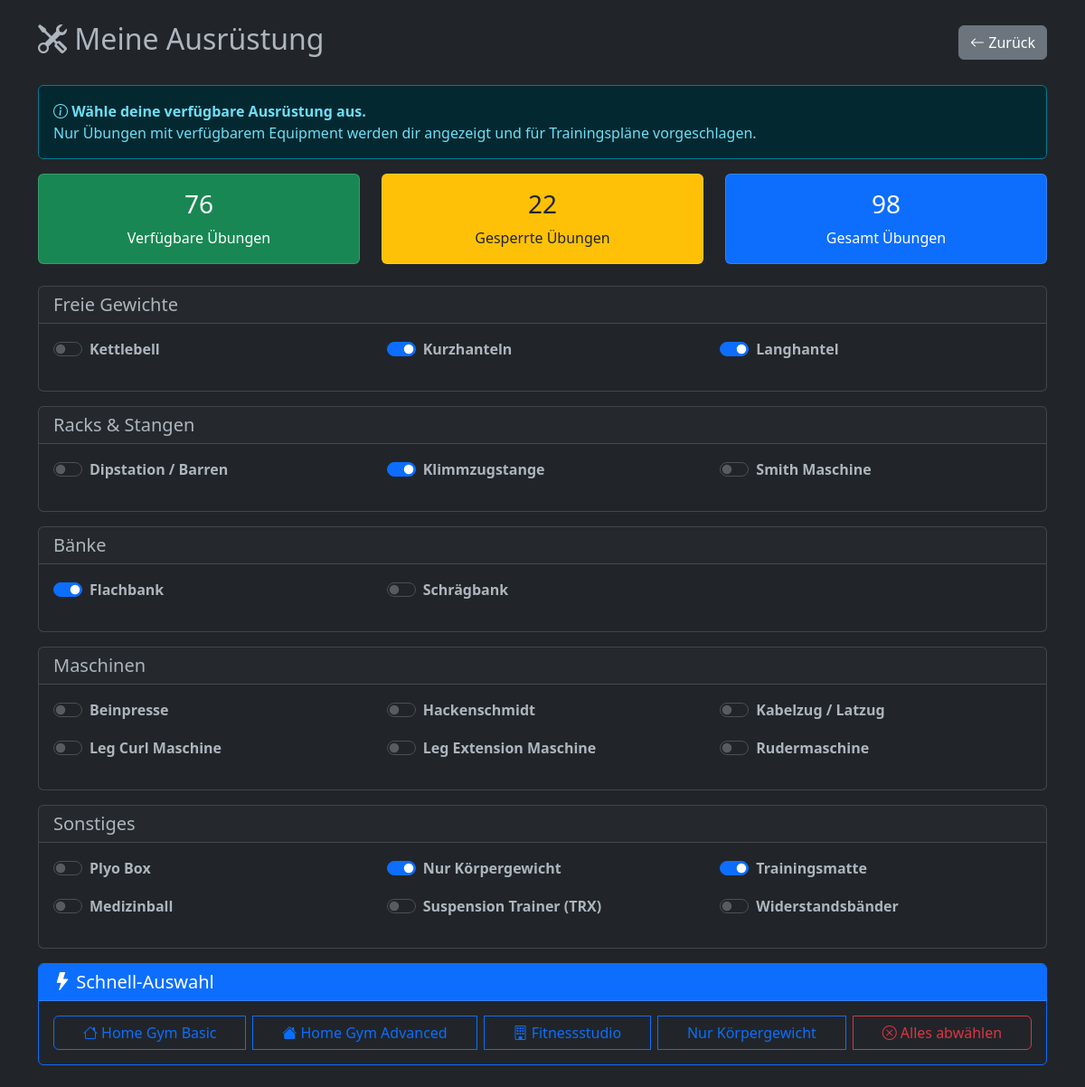
The app's page /equipment/ (signed in) with its own data.
### core/models.py (models this page shows)
class Equipment(models.Model):
    name = models.CharField(max_length=50, choices=EQUIPMENT_CHOICES, unique=True, verbose_name="Equipment")
    beschreibung = models.TextField(blank=True, verbose_name="Beschreibung")
    erstellt_am = models.DateTimeField(auto_now_add=True)
    users = models.ManyToManyField(User, related_name="verfuegbares_equipment", blank=True)
    def __str__(self):
        return self.get_name_display()
    class Meta:
        verbose_name = "Equipment"
        verbose_name_plural = "Equipment"
        ordering = ['name']

### core/views.py (the view)
# urls.py: path('equipment/', views.equipment_management, name='equipment_management'),
@login_required
def equipment_management(request):
    from .models import EQUIPMENT_CHOICES
    for eq_code, eq_name in EQUIPMENT_CHOICES:
        Equipment.objects.get_or_create(name=eq_code)
    all_equipment = Equipment.objects.all().order_by('name')
    user_equipment_ids = request.user.verfuegbares_equipment.values_list('id', flat=True)
    equipment_categories = {
        'Freie Gewichte': ['LANGHANTEL', 'KURZHANTEL', 'KETTLEBELL'],
        'Racks & Stangen': ['KLIMMZUG', 'DIP', 'SMITHMASCHINE'],
        'Bänke': ['BANK', 'SCHRAEGBANK'],
        'Maschinen': ['KABELZUG', 'BEINPRESSE', 'LEG_CURL', 'LEG_EXT', 'HACKENSCHMIDT', 'RUDERMASCHINE'],
        'Sonstiges': ['WIDERSTANDSBAND', 'SUSPENSION', 'MEDIZINBALL', 'BOXEN', 'MATTE', 'KOERPER'],
    }
    categorized_equipment = {}
    for category, eq_codes in equipment_categories.items():
        categorized_equipment[category] = all_equipment.filter(name__in=eq_codes)
    total_uebungen = Uebung.objects.count()
    if user_equipment_ids:
        available_uebungen = 0
        for uebung in Uebung.objects.prefetch_related('equipment'):
            required_eq = set(uebung.equipment.values_list('id', flat=True))
            if not required_eq or required_eq.issubset(set(user_equipment_ids)):
                available_uebungen += 1
    else:
        available_uebungen = Uebung.objects.filter(equipment__isnull=True).count()
    context = {
        'categorized_equipment': categorized_equipment,
        'user_equipment_ids': list(user_equipment_ids),
        'total_uebungen': total_uebungen,
        'available_uebungen': available_uebungen,
        'unavailable_uebungen': total_uebungen - available_uebungen,
    }
    return render(request, 'core/equipment_management.html', context)

### core/templates/core/equipment_management.html (shortened to what this page needs)
{% load static %}
{% load static %}<!doctype html>
<html lang="de" data-bs-theme="dark" id="htmlRoot">
  <head>
    <link href="https://cdn.jsdelivr.net/npm/bootstrap@5.3.0/dist/css/bootstrap.min.css" rel="stylesheet">
    <link rel="stylesheet" href="https://cdn.jsdelivr.net/npm/bootstrap-icons@1.10.0/font/bootstrap-icons.css">
  </head>
  <body>
<div class="container mt-4">
    <div class="row">
        <div class="col-12">
            <div class="d-flex justify-content-between align-items-center mb-4">
                <h2><i class="bi bi-tools"></i> Meine Ausrüstung</h2>
                <a href="{% url 'dashboard' %}" class="btn btn-secondary">
                    <i class="bi bi-arrow-left"></i> Zurück
                </a>
            </div>
            <div class="alert alert-info">
                <i class="bi bi-info-circle"></i>
                <strong>Wähle deine verfügbare Ausrüstung aus.</strong><br>
                Nur Übungen mit verfügbarem Equipment werden dir angezeigt und für Trainingspläne vorgeschlagen.
            </div>
            <div class="row mb-4">
                <div class="col-md-4">
                    <div class="card bg-success text-white">
                        <div class="card-body text-center">
                            <h3>{{ available_uebungen }}</h3>
                            <p class="mb-0">Verfügbare Übungen</p>
                        </div>
                    </div>
                </div>
                <div class="col-md-4">
                    <div class="card bg-warning text-dark">
                        <div class="card-body text-center">
                            <h3>{{ unavailable_uebungen }}</h3>
                            <p class="mb-0">Gesperrte Übungen</p>
                        </div>
                    </div>
                </div>
                <div class="col-md-4">
                    <div class="card bg-primary text-white">
                        <div class="card-body text-center">
                            <h3>{{ total_uebungen }}</h3>
                            <p class="mb-0">Gesamt Übungen</p>
                        </div>
                    </div>
                </div>
            </div>
            {% for category, equipment_list in categorized_equipment.items %}
            <div class="card mb-3">
                <div class="card-header">
                    <h5 class="mb-0">{{ category }}</h5>
                </div>
                <div class="card-body">
                    <div class="row">
                        {% for equipment in equipment_list %}
                        <div class="col-md-6 col-lg-4 mb-3">
                            <div class="form-check form-switch">
                                <input
                                    class="form-check-input equipment-toggle"
                                    type="checkbox"
                                    id="equipment_{{ equipment.id }}"
                                    data-equipment-id="{{ equipment.id }}"
                                    {% if equipment.id in user_equipment_ids %}checked{% endif %}
                                >
                                <label class="form-check-label" for="equipment_{{ equipment.id }}">
                                    <strong>{{ equipment }}</strong>
                                </label>
                            </div>
                        </div>
                        {% endfor %}
                    </div>
                </div>
            </div>
            {% endfor %}
            <div class="card border-primary mb-4">
                <div class="card-header bg-primary text-white">
                    <h5 class="mb-0"><i class="bi bi-lightning-fill"></i> Schnell-Auswahl</h5>
                </div>
                <div class="card-body">
                    <div class="btn-group d-flex flex-wrap gap-2" role="group">
                        <button type="button" class="btn btn-outline-primary" onclick="selectPreset('home-basic')">
                            <i class="bi bi-house"></i> Home Gym Basic
                        </button>
                        <button type="button" class="btn btn-outline-primary" onclick="selectPreset('home-advanced')">
                            <i class="bi bi-house-fill"></i> Home Gym Advanced
                        </button>
                        <button type="button" class="btn btn-outline-primary" onclick="selectPreset('fitness-studio')">
                            <i class="bi bi-building"></i> Fitnessstudio
                        </button>
                        <button type="button" class="btn btn-outline-primary" onclick="selectPreset('bodyweight')">
                             Nur Körpergewicht
                        </button>
                        <button type="button" class="btn btn-outline-danger" onclick="selectPreset('none')">
                            <i class="bi bi-x-circle"></i> Alles abwählen
                        </button>
                    </div>
                </div>
            </div>
        </div>
    </div>
</div>
</body>
</html>

### records on screen
Equipment: name "Kettlebell"
Equipment: id "☑", name "Kurzhanteln"
Equipment: id "☑", name "Langhantel"
Equipment: name "Dipstation / Barren"
Equipment: id "☑", name "Klimmzugstange"
Equipment: name "Smith Maschine"
Equipment: id "☑", name "Flachbank"
Equipment: name "Schrägbank"
Equipment: name "Beinpresse"
Equipment: name "Hackenschmidt"
Equipment: name "Kabelzug / Latzug"
Equipment: name "Leg Curl Maschine"
Equipment: name "Leg Extension Maschine"
Equipment: name "Rudermaschine"
Equipment: name "Plyo Box"
Equipment: id "☑", name "Nur Körpergewicht"
Equipment: id "☑", name "Trainingsmatte"
Equipment: name "Medizinball"
Equipment: name "Suspension Trainer (TRX)"
Equipment: name "Widerstandsbänder"

### other values on screen
{{ available_uebungen }} "76"
{{ unavailable_uebungen }} "22"
{{ total_uebungen }} "98"
{{ category }} "Freie Gewichte" "Racks & Stangen" "Bänke" "Maschinen" "Sonstiges"
